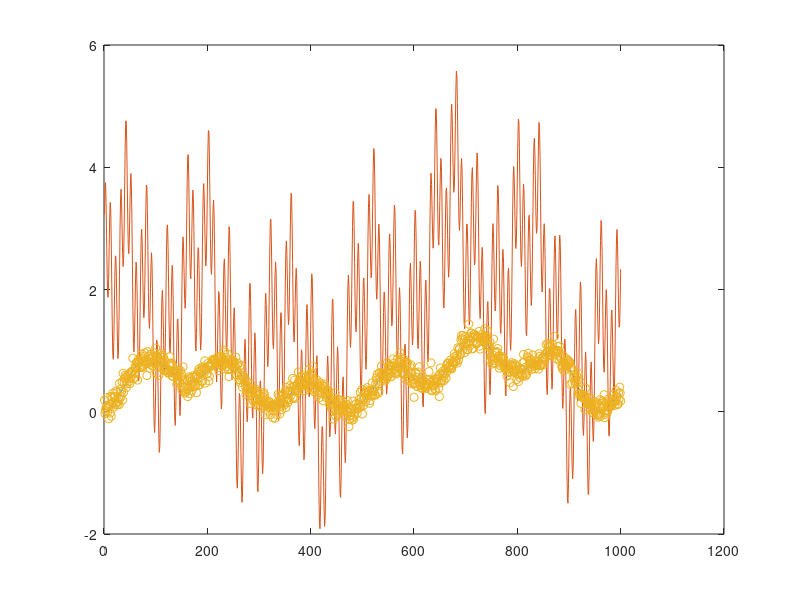
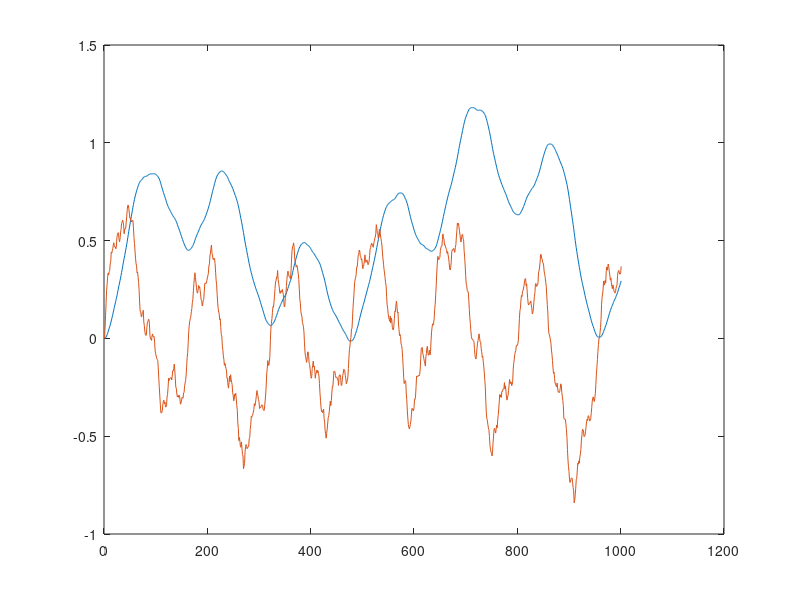
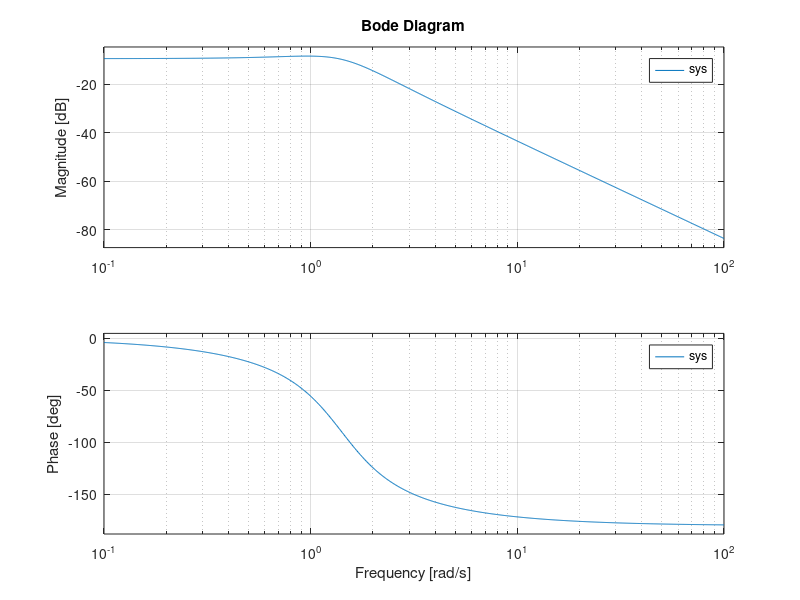

Reproduce these figures in MATLAB, in order. (Note: this script raises an error after producing the figures.)
%% Simulate a two state mass spring damper system

clear all
clc

% RC circuit

rng(15)

Ts = 0.025;
no_obs = 1000;
R = 0.1^2;
% Q = diag([0.02^2; 0.05^2]);
Q = diag([0, 0.1^2]);


Mq = 1.5;
Kq = 3.0;
Dq = 2.2;

A = [0, 1;-Kq/Mq, -Dq/Mq];
B = [0;1/Mq];
D = 0;
C = [1, 0];

H = expm([A, B;zeros(size(B)).', zeros(size(B,2))]*Ts);
Ad = H(1:2,1:2);
Bd = H(1:2,3);

% discretising Q
F = expm([-A, Q;
    zeros(size(A)), A.']*Ts);

Qd = F(3:4,3:4).'*F(1:2,3:4);       % transpose of bottom right multipled by top right
LQ = chol(Qd,'lower');


% Nyquist sampling limit
fs = 1/Ts;
fmax = fs/2;        % (Hz) this is the fastest frequency that can be recovered
w_max = fmax*2*pi;

q = NaN(2,no_obs+1);
y = NaN(1,no_obs);
u = zeros(1,no_obs+1);
q(:,1) = [0,0];



% % staggered sins input
% T = Ts*(1:no_obs);
% u(1:340) = 2.0;
% u(341:560) = sin(0.141*T(341:560));
% u(561:780) = sin(1.41*T(561:780));
% u(781:1000) = sin(20*T(781:1000));

% % sum of sins input
no_sins = 6;
T = Ts*(1:no_obs);
omegas = [0,logspace(-1,log10(w_max/5),no_sins-1)];
u = sum(sin(omegas.'*T + rand(no_sins,1)),1);

%% observability test
%%

for t=1:no_obs
%     if rand > 0.975
%         u(t+1) = -u(t);
%     else
%         u(t+1) = u(t);
%     end

    
    q(:,t+1) = Ad*q(:,t) + Bd*u(t) + sqrtm(Qd)*randn(2,1);
    y(t) = C*q(:,t) + D*u(t)+sqrt(R)*randn;
    
end

% q(:,end) = [];
% u(end) = [];


%%
figure(1)
clf
plot(q(1,:))
hold on
plot(u)
plot(y,'o')
hold off


figure(2)
clf
plot(q(1,:))
hold on
plot(q(2,:))
hold off

sys = ss(A,B,C,D);
figure(3)
clf
bode(sys)

% Estimate the model using all the estimation data
noObservations = no_obs;
noEstimationData = floor(1.0 * noObservations);
noValidationData = noObservations - noEstimationData;
y_estimation = y(1:noEstimationData);
y_validation = y(noEstimationData+1:end);
u_estimation = u(1:noEstimationData);
u_validation = u(noEstimationData+1:end);
states_est = q(:,1:noEstimationData);
states_val = q(:,noEstimationData+1:end);

A_true = A;
B_true = B;
C_true = C;
D_true = D;

% save('../data/msd_Qfull.mat','y_estimation', 'u_estimation', 'y_validation',...
%     'u_validation','Mq','Kq','Dq','A_true','B_true','C_true','D_true',...
%     'R','Q','Ts','states_est','states_val')

save('../data/msd_sumsins.mat','y_estimation', 'u_estimation',...
    'Mq','Kq','Dq','A_true','B_true','C_true','D_true',...
    'R','Q','Ts','states_est','w_max')












